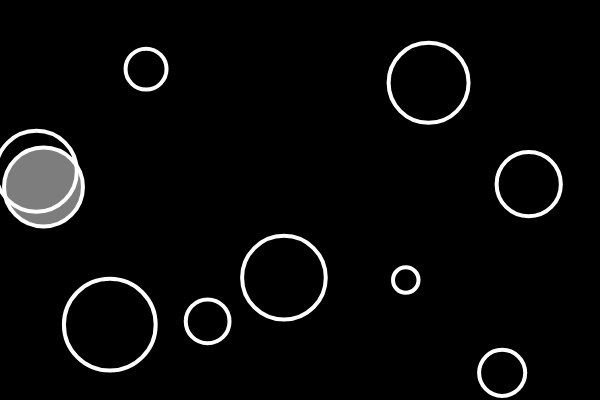
Frame 1 (no input)
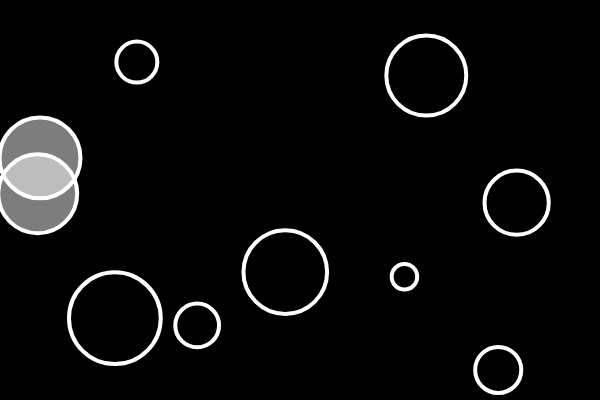
Frame 60 (no input)
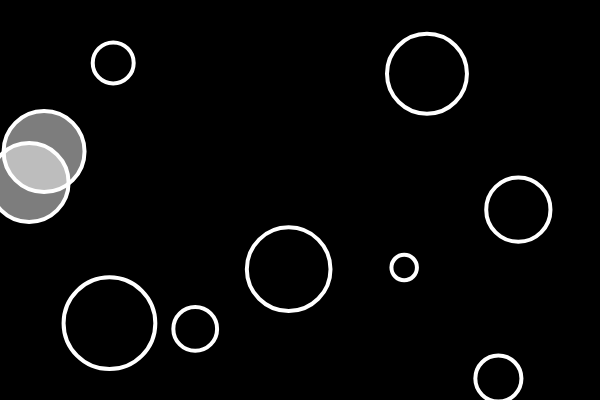
Frame 120 (the mouse pressed at the canvas centre since frame 60)

The p5.js sketch that drew these frames (run headless with seeded random() and noise() and a simulated clock; from frame 60 on, the mouse is pressed at the canvas centre):

// p5.js sketch
// ── sketch.js
let bubbles = [];

function setup() {
    createCanvas(600, 400);
    for (let i = 0; i < 10; i++) {
        let x = random(width);
        let y = random(height)
        let r = random(10, 50);
        bubbles[i] = new Bubble(x, y, r);
    }
}


function draw() {
    background(0);

    for (let i = 0; i < bubbles.length; i++) {
        bubbles[i].show();
        bubbles[i].move();

        let overlapping = false;
        for (let j = i; j < bubbles.length; j++) {
            if (bubbles[i] !== bubbles[j] && bubbles[i].intersects(bubbles[j])) {
                overlapping = true;
                bubbles[j].changeColor(255);
            }
        }
        if (overlapping) {
            bubbles[i].changeColor(255);
        } else {
            bubbles[i].changeColor(0);
        }
    }
}


class Bubble {
    constructor(x, y, r = 50) {
        this.x = x;
        this.y = y;
        this.r = r;
        this.brightness = 0;
    }

    move() {
        this.x = this.x + random(-2, 2);
        this.y = this.y + random(-2, 2);
    }

    changeColor(b) {
        this.brightness = b;
    }

    intersects(other) {
        let d = dist(this.x, this.y, other.x, other.y)
        return d < this.r + other.r
    }

    show() {
        stroke(255);
        strokeWeight(4);
        fill(this.brightness, 125);
        ellipse(this.x, this.y, this.r * 2);
    }
}
